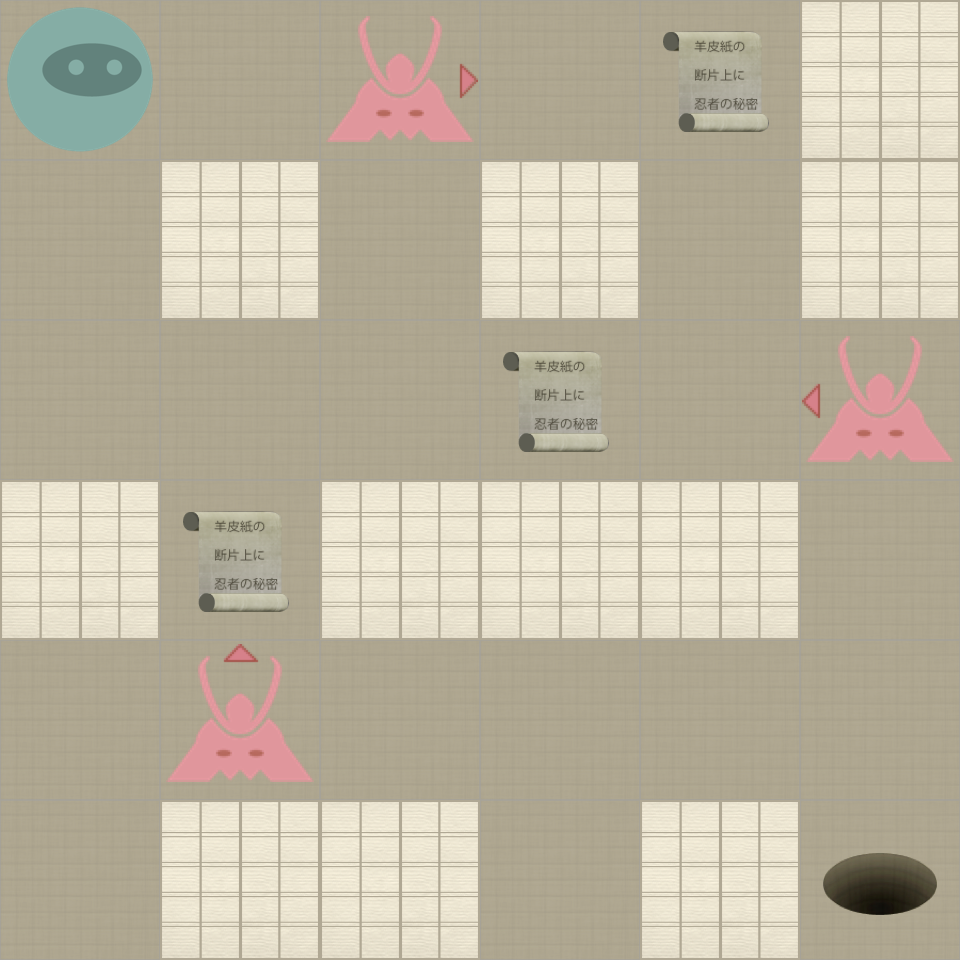

A level layout from a 2D game, rendered from its tile map. Below: a short description, then the map file with tile-grid data replaced by summaries:
An orthogonal 6x6 tile map with 160x160 px tiles, 2 tile layers (Level, Actors).

<map version="1.0" orientation="orthogonal" width="6" height="6" tilewidth="160" tileheight="160">
 <properties>
  <property name="moves" value="10" />
 </properties>
 <tileset firstgid="1" name="tiles" tilewidth="160" tileheight="160" spacing="2" margin="2">
  <image source="tiles-ipadhd.png" width="1024" height="1024" />
  <tile id="0">
   <properties>
    <property name="actor" value="exit" />
   </properties>
  </tile>
  <tile id="2">
   <properties>
    <property name="actor" value="guard" />
    <property name="direction" value="down" />
   </properties>
  </tile>
  <tile id="3">
   <properties>
    <property name="actor" value="guard" />
    <property name="direction" value="left" />
   </properties>
  </tile>
  <tile id="4">
   <properties>
    <property name="actor" value="guard" />
    <property name="direction" value="right" />
   </properties>
  </tile>
  <tile id="5">
   <properties>
    <property name="actor" value="guard" />
    <property name="direction" value="up" />
   </properties>
  </tile>
  <tile id="7">
   <properties>
    <property name="actor" value="player" />
   </properties>
  </tile>
  <tile id="8">
   <properties>
    <property name="actor" value="scroll" />
   </properties>
  </tile>
  <tile id="9">
   <properties>
    <property name="wall" value="1" />
   </properties>
  </tile>
 </tileset>
 <layer name="Level" width="6" height="6">
  <data>[36 cells, 36 non-empty, 2 distinct tile ids]</data>
 </layer>
 <layer name="Actors" width="6" height="6">
  <data>[36 cells, 8 non-empty, 6 distinct tile ids]</data>
 </layer>
</map>
